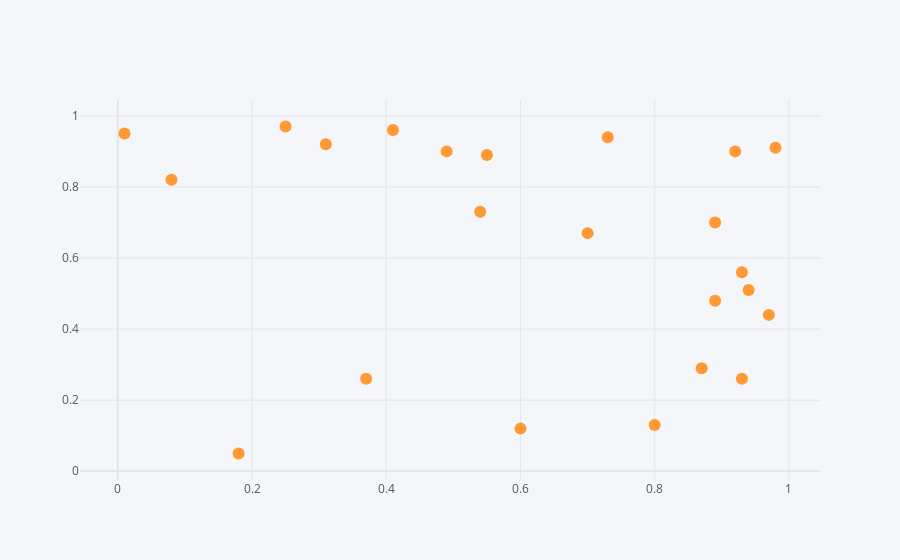

The code cell stored with this chart in its notebook:
### Markdown cell above
### Location of "Ball OuT" by "Away" team, first period

### Code cell
df1.loc[lambda df: (df['Team'] == 'Away') & (df['Period'] == 1) & (df['Type'] == 'BALL OUT'), :] \
   .iplot(kind="scatter",x = "Start X", y = "Start Y", mode = "markers")

### Figure 1 — Plotly figure (JSON) as saved in the notebook; plotly's stock layout.template omitted (floating-point values rounded to 4 significant figures)
{"data": [{"line": {"color": "rgba(255, 153, 51, 1.0)", "dash": "solid", "shape": "linear", "width": 1.3}, "marker": {"size": 12, "symbol": "circle"}, "mode": "markers", "name": "Start Y", "text": "", "type": "scatter", "x": [0.87, 0.93, 0.97, 0.01, 0.89, 0.8, 0.94, 0.37, 0.25, 0.18, 0.73, 0.49, 0.31, 0.6, 0.7, 0.41, 0.92, 0.98, 0.55, 0.89, 0.93, 0.54, 0.08], "y": [0.29, 0.56, 0.44, 0.95, 0.48, 0.13, 0.51, 0.26, 0.97, 0.05, 0.94, 0.9, 0.92, 0.12, 0.67, 0.96, 0.9, 0.91, 0.89, 0.7, 0.26, 0.73, 0.82]}], "layout": {"legend": {"bgcolor": "#F5F6F9", "font": {"color": "#4D5663"}}, "paper_bgcolor": "#F5F6F9", "plot_bgcolor": "#F5F6F9", "title": {"font": {"color": "#4D5663"}}, "xaxis": {"gridcolor": "#E1E5ED", "showgrid": true, "tickfont": {"color": "#4D5663"}, "title": {"font": {"color": "#4D5663"}, "text": ""}, "zerolinecolor": "#E1E5ED"}, "yaxis": {"gridcolor": "#E1E5ED", "showgrid": true, "tickfont": {"color": "#4D5663"}, "title": {"font": {"color": "#4D5663"}, "text": ""}, "zerolinecolor": "#E1E5ED"}}}
